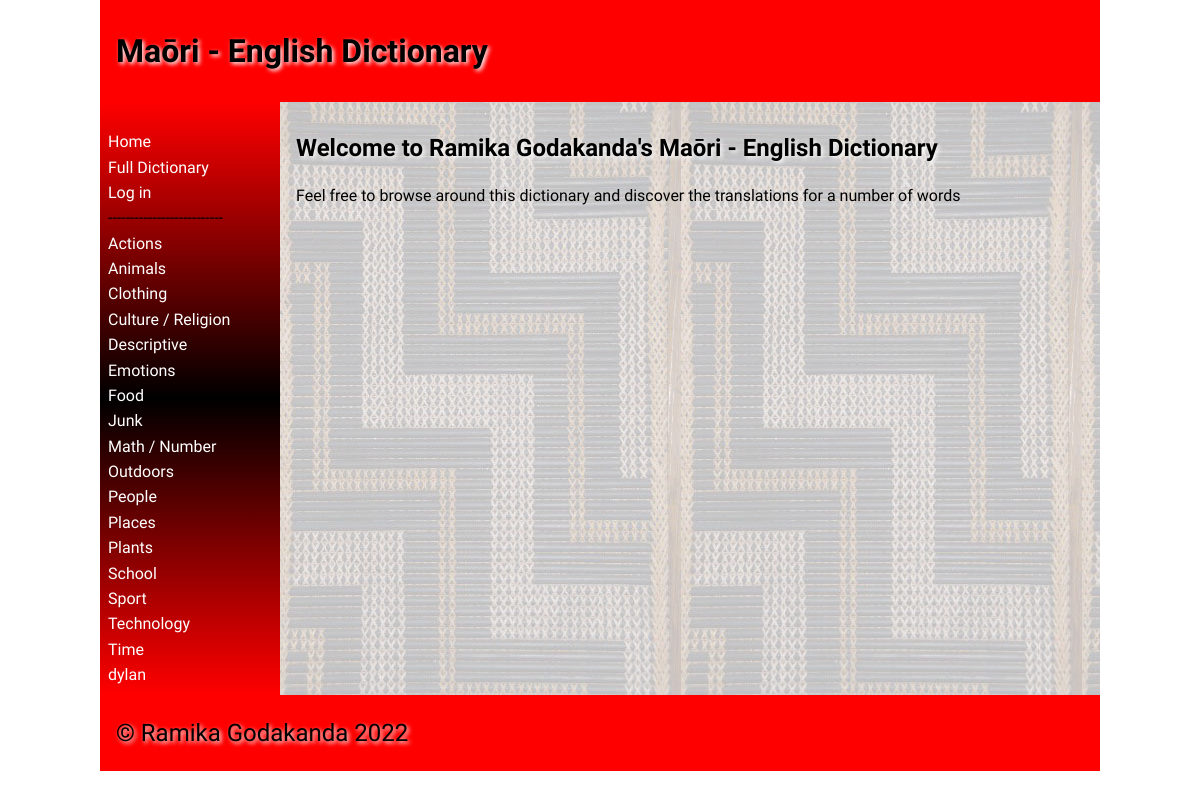
The app's page /, older data.
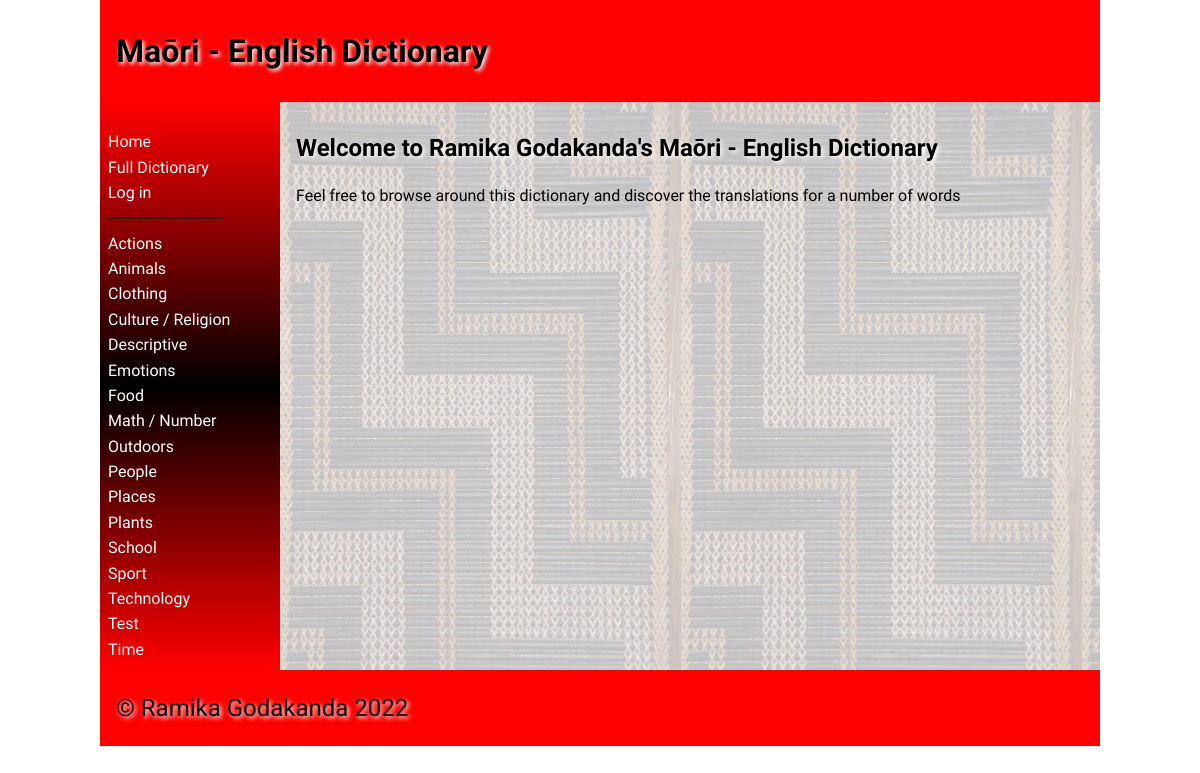
The same page, newer data.
### tables this page shows
CREATE TABLE "categories"
(
	id integer
		primary key autoincrement,
	category_names varchar(30),
	user_created boolean
);

### app.py (the view)
@app.route('/')
def render_homepage():
    return render_template('home.html', logged_in=is_logged_in(), category_list=category_list(),
                           teacher_perms=is_teacher())

### app.py (called while the page is built)
def create_connection(db_file):
    try:
        connection = sqlite3.connect(db_file)
        connection.execute('pragma foreign_keys=ON')
        return connection
    except Error as e:
        print(e)
    return None

def is_logged_in():
    if session.get("email") is None:
        print("Not logged in")
        return False
    else:
        print("Logged in")
        return True

def is_teacher():
    if not is_logged_in() or (session.get("teacher") is (None or 0)):
        print("Not teacher logged in")
        return False
    else:
        print("Teacher logged in")
        return True

def category_list():
    con = create_connection(DB_NAME)
    query = "SELECT * FROM categories ORDER BY category_names ASC"
    cur = con.cursor()
    cur.execute(query)
    queried_categories = cur.fetchall()
    con.close()
    return queried_categories

### templates/home.html (shortened to what this page needs)
{% extends 'base.html' %}
{% block main %}
    <h2>Welcome to Ramika Godakanda's Maōri - English Dictionary</h2>
    <p>Feel free to browse around this dictionary and discover the translations for a number of words</p>
{% endblock %}

### templates/base.html (shortened to what this page needs)
<!doctype html>
<html lang="en">
<head>
    <link href="{{ url_for('static', filename='css/style.css') }}" rel="stylesheet">
</head>
<body>
<div id="container">
    <header>
        <h1>Maōri - English Dictionary</h1>
    </header>
    <nav>
        <ul>
            <li><a href="\">Home</a></li>
            <li><a href="/full_dictionary">Full Dictionary</a></li>
            {% if logged_in %}
                {% if teacher_perms %}
                    <li>--------------------------</li>
                    <li><a href="/add_category">Add Category</a></li>
                    <li><a href="/add_word">Add Word</a></li>
                {% endif %}
                <li>--------------------------</li>
                <a href="/logout">Log out</a>
            {% else %}
                <li><a href="/login">Log in</a></li>
            {% endif %}
            <li>--------------------------</li>
            {% for category in category_list %}
                <li><a href="/category/{{ category[0] }}">{{ category[1] }}</a></li>
            {% endfor %}
        </ul>
    </nav>
    <main>
        {% block main %}{% endblock %}
    </main>
    <footer>
        <p>
            &copy; Ramika Godakanda 2022
        </p>
    </footer>
</div>
</body>
</html>

Row changes from the older to the newer data that the page shows:
removed categories: category_names "Junk"
removed categories: category_names "dylan"
added categories: category_names "Test"
